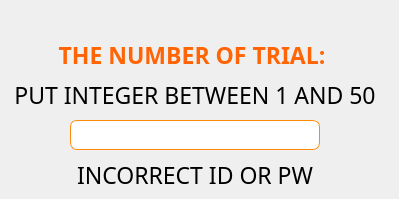
        <widget class="QWidget" name="playPage">
         <widget class="QLabel" name="trialLabel">
          <property name="geometry">
           <rect>
            <x>0</x>
            <y>40</y>
            <width>390</width>
            <height>30</height>
           </rect>
          </property>
          <property name="font">
           <font>
            <family>TMON_1.0</family>
            <pointsize>17</pointsize>
            <weight>75</weight>
            <bold>true</bold>
           </font>
          </property>
          <property name="styleSheet">
           <string notr="true">color: rgb(255, 100, 5);</string>
          </property>
          <property name="text">
           <string>THE NUMBER OF TRIAL: </string>
          </property>
          <property name="alignment">
           <set>Qt::AlignCenter</set>
          </property>
         </widget>
         <widget class="QLabel" name="putAnswerLabel">
          <property name="geometry">
           <rect>
            <x>0</x>
            <y>80</y>
            <width>390</width>
            <height>30</height>
           </rect>
          </property>
          <property name="font">
           <font>
            <family>TMON_1.0</family>
            <pointsize>17</pointsize>
            <weight>50</weight>
            <bold>false</bold>
           </font>
          </property>
          <property name="text">
           <string>PUT INTEGER BETWEEN 1 AND 50</string>
          </property>
          <property name="alignment">
           <set>Qt::AlignCenter</set>
          </property>
         </widget>
         <widget class="QLineEdit" name="answerInput">
          <property name="geometry">
           <rect>
            <x>70</x>
            <y>120</y>
            <width>250</width>
            <height>30</height>
           </rect>
          </property>
          <property name="styleSheet">
           <string notr="true">background-color: white;
border-radius: 7px;
border: 1px solid rgb(255, 139, 8);
padding: 120px;
</string>
          </property>
         </widget>
         <widget class="QLabel" name="answerFailLabel">
          <property name="geometry">
           <rect>
            <x>0</x>
            <y>160</y>
            <width>390</width>
            <height>30</height>
           </rect>
          </property>
          <property name="font">
           <font>
            <family>TMON_1.0</family>
            <pointsize>17</pointsize>
            <weight>50</weight>
            <bold>false</bold>
           </font>
          </property>
          <property name="text">
           <string>INCORRECT ID OR PW</string>
          </property>
          <property name="alignment">
           <set>Qt::AlignCenter</set>
          </property>
         </widget>
        </widget>
